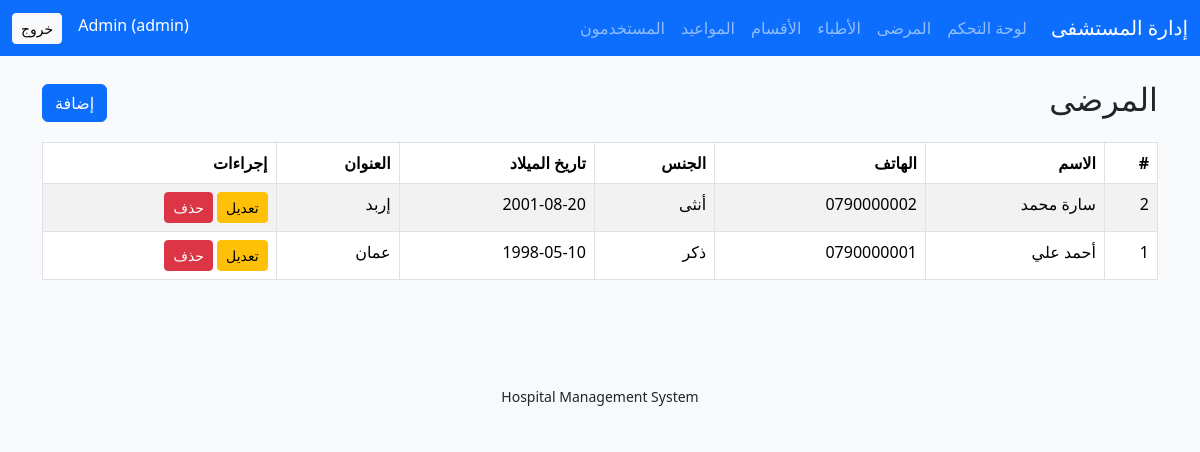
Page /patients/index.php (signed in) on the committed database.
### tables this page shows
CREATE TABLE patients (
  id INT AUTO_INCREMENT PRIMARY KEY,
  name VARCHAR(100) NOT NULL,
  phone VARCHAR(30) NOT NULL,
  gender ENUM('ذكر','أنثى') NOT NULL,
  birth_date DATE NOT NULL,
  address TEXT NOT NULL,
  created_at TIMESTAMP DEFAULT CURRENT_TIMESTAMP
);

### includes/functions.php (called while the page is built, shortened)
<?php
function e($v)
{
    return htmlspecialchars((string)$v, ENT_QUOTES, 'UTF-8');
}

### patients/index.php (the view, shortened to what this page needs)
<?php require_once '../config/db.php';
require_once '../includes/header.php';
$rows = $pdo->query('SELECT * FROM patients ORDER BY id DESC')->fetchAll(); ?>
<div class="d-flex justify-content-between align-items-center mb-3">
    <h2>المرضى</h2><a class="btn btn-primary" href="create.php">إضافة</a>
</div>
<table class="table table-bordered table-striped">
    <thead>
        <tr>
            <th>#</th>
            <th>الاسم</th>
            <th>الهاتف</th>
            <th>الجنس</th>
            <th>تاريخ الميلاد</th>
            <th>العنوان</th>
            <th>إجراءات</th>
        </tr>
    </thead>
    <tbody><?php foreach ($rows as $r): ?><tr>
                <td><?= e($r['id']) ?></td>
                <td><?= e($r['name']) ?></td>
                <td><?= e($r['phone']) ?></td>
                <td><?= e($r['gender']) ?></td>
                <td><?= e($r['birth_date']) ?></td>
                <td><?= e($r['address']) ?></td>
                <td><a class="btn btn-sm btn-warning" href="edit.php?id=<?= e($r['id']) ?>">تعديل</a>
                    <form class="delete-form d-inline" method="post" action="delete.php"><button class="btn btn-sm btn-danger">حذف</button></form>
                </td>
            </tr><?php endforeach; ?></tbody>
</table><?php require_once '../includes/footer.php'; ?>

### assets/css/style.css (style rules this page uses)
body { background:#f8fafc }
.table { background:white }

### rows in the picture
patients: id "2", name "سارة محمد", phone "0790000002", gender "أنثى", birth_date "2001-08-20", address "إربد"
patients: id "1", name "أحمد علي", phone "0790000001", gender "ذكر", birth_date "1998-05-10", address "عمان"

### other values in the picture
current_user()['name'] "Admin"
current_user()['role'] "admin"
